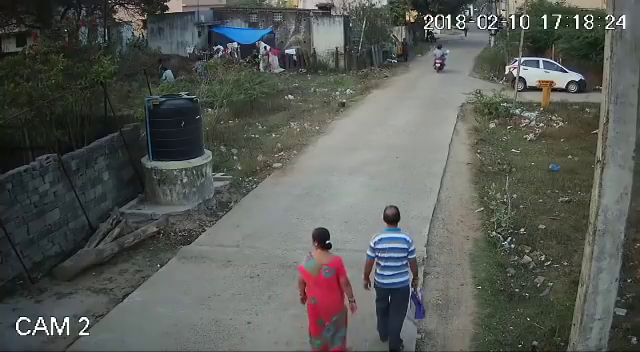
#> input picture frame 22 of Practical tasks day (1-15)/Task-2/thief_robbery.mp4, 640 x 352 px, given in place of highway.mp4, which was not available
$ python frame_differencing.py
#> lines starting #> are read from the running program, lines starting #| are printed output that depends on the picture; after the words box and inside, x2 and y2 are one past the last pixel; in counts of white or black regions, pixels touching at a corner belong together; pictures that were not available may be replaced by others from this repository, and a replacement may not be noted
import cv2

# cap = cv2.VideoCapture(r"./moving_cars.mp4")
cap = cv2.VideoCapture(r"./highway.mp4")
# cap = cv2.VideoCapture(r"./thief_robbery.mp4")

sift = cv2.SIFT_create()

def resize(frame, f = 0.4):
    return cv2.resize(frame, None, None, fx=f, fy=f, interpolation=cv2.INTER_LINEAR)

def getContours(diff):
    contours, _ = cv2.findContours(diff, cv2.RETR_EXTERNAL, cv2.CHAIN_APPROX_SIMPLE)
    return contours

def getBoundingRect(img_area, contours):
    bounding_rects = []
    for cnt in contours:
        peri = cv2.arcLength(cnt, True)
        approx = cv2.approxPolyDP(cnt, 0.2 * peri, True)

        x, y, w, h = cv2.boundingRect(approx)
        if cv2.contourArea(cnt) >= img_area/150:
            bounding_rects.append((x,y,w,h))

    return bounding_rects

def drawBoundingRects(img, rects):
    image = img.copy()
    for rect in rects:
        x,y,w,h = rect
        cv2.rectangle(image, (x, y), (x+w, y+h), (0,255,0), 2)

    return image

ret, prev = cap.read()
#> prev is the input picture: shape (352, 640, 3); mean B, G, R 85.9, 90.5, 87.5
prev = resize(prev)
#> in resize, `return cv2.resize(frame, None, None, fx=f, fy=f, interpolation=cv2.INT..`:
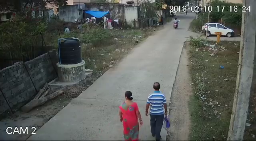
#> returned value: shape (141, 256, 3); mean of channels 0, 1, 2 85.9, 90.5, 87.4; drawn as B, G, R
frameM1 = prev
prev_gray = cv2.cvtColor(prev, cv2.COLOR_BGR2GRAY)
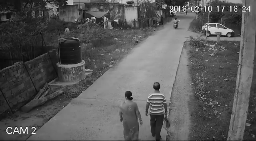
#> prev_gray: shape (141, 256); min 7, max 254, mean 89.1

while True:
    ret, currs = cap.read()
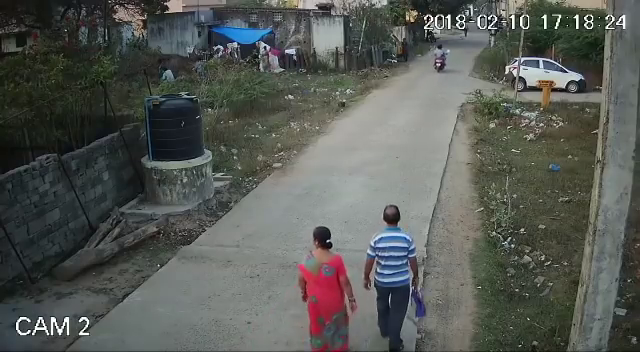
#> input picture frame 23 of Practical tasks day (1-15)/Task-2/thief_robbery.mp4, 640 x 352 px, given in place of highway.mp4, which was not available
#> currs is the input picture: shape (352, 640, 3); mean B, G, R 85.9, 90.5, 87.5
    if not ret:
        break

    currs = resize(currs)
    curr = currs.copy()
    h, w = curr.shape[:2]
#> h = 141; w = 256

    curr_gray = cv2.cvtColor(curr, cv2.COLOR_BGR2GRAY)

    diff = cv2.absdiff(curr_gray, prev_gray)
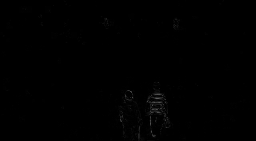
#> diff: shape (141, 256); min 0, max 92, mean 0.6

    _, motion = cv2.threshold(diff, 5, 255, cv2.THRESH_BINARY)
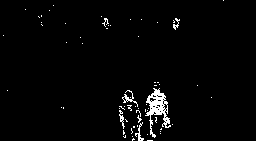
#> motion: shape (141, 256); 2.3% white in thin lines or dots, all inside (x1, y1, x2, y2) = (3, 0, 224, 141)

    motion = cv2.medianBlur(motion, 5)
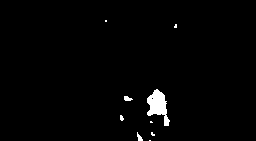
#> motion: shape (141, 256); 1.5% white; 9 white regions (6 under 20 px)

    contours = getContours(motion)
#> in getContours, `contours, _ = cv2.findContours(diff, cv2.RETR_EXTERNAL, cv2.CHAIN_APPR..`: contours = 9 contours, 7 with area under 20; largest, box (x1, y1, x2, y2) and area: (147, 89, 170, 126) 396, (124, 96, 133, 101) 22

    bounding_rects = getBoundingRect(h*w,contours)
#> the loop in getBoundingRect, `for cnt in contours:` made 9 passes
#> (peri, approx, x, y, w, h) on passes 1, 2, 3, 5, 6, 7, 8: (2, [[149, 140], [150, 140]], 149, 140, 2, 1), (10.83, [[151, 132], [154, 135]], 151, 132, 4, 4), (22.49, [[137, 132], [142, 140]], 137, 132, 6, 9), (13.66, [[120, 115], [122, 120]], 120, 115, 3, 6), (21.07, [[124, 96], [132, 99]], 124, 96, 9, 4), (113.7, [[156, 89], [168, 125]], 156, 89, 13, 37), (9.41, [[176, 24], [174, 27]], 174, 24, 3, 4)
#> (cnt, peri, approx, x, y, w, h) on passes 4, 9: ([[150, 121], [150, 122], [152, 122], [151, 121]], 5.41, [[150, 121], [152, 122]], 150, 121, 3, 2), ([[105, 20], [105, 21], [106, 21], [106, 20]], 4, [[105, 20], [106, 21]], 105, 20, 2, 2)
#> after the loop in getBoundingRect, `for cnt in contours:`: bounding_rects = [(156, 89, 13, 37)]
#> bounding_rects = [(156, 89, 13, 37)]
    rect_image = drawBoundingRects(curr, bounding_rects)
#> the loop in drawBoundingRects, `for rect in rects:` made 1 pass
#> after the loop in drawBoundingRects, `for rect in rects:`:
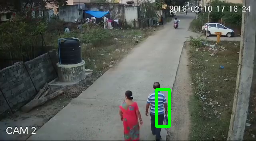
#> image: shape (141, 256, 3); mean B, G, R 85, 91.8, 86.7

    cv2.imshow("Original", currs)
    cv2.imshow("Motion", motion)
    cv2.imshow("Gray", curr_gray)
    cv2.imshow("Bounding rects", rect_image)

    prev_gray = curr_gray
    prev = curr

    if cv2.waitKey(25) & 0xFF == 27:
#> (key Esc is pressed here)
        break

cap.release()
cv2.destroyAllWindows()

$ run again, starting later in the video
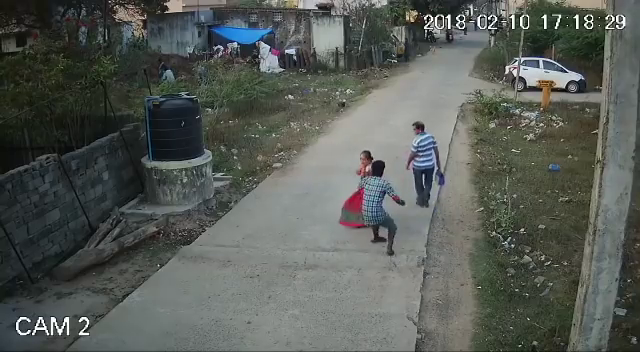
#> input picture frame 101 of Practical tasks day (1-15)/Task-2/thief_robbery.mp4, 640 x 352 px, given in place of highway.mp4, which was not available
#> prev is the input picture: shape (352, 640, 3); mean B, G, R 86.9, 92, 87.5
#> `motion = cv2.medianBlur(motion, 5)`:
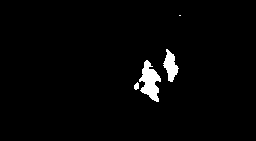
#> motion: shape (141, 256); 2.3% white; 4 white regions (1 under 20 px)
#> in getContours, `contours, _ = cv2.findContours(diff, cv2.RETR_EXTERNAL, cv2.CHAIN_APPR..`: contours = 4 contours, 1 with area under 20; largest, box (x1, y1, x2, y2) and area: (139, 60, 161, 102) 448, (163, 49, 179, 82) 246, (134, 82, 139, 90) 21
#> the loop in getBoundingRect, `for cnt in contours:` made 4 passes
#> (peri, approx, x, y, w, h) on passes 1 to 4: (18.49, [[137, 82], [135, 89]], 135, 82, 3, 8), (131.3, [[146, 60], [158, 101]], 146, 60, 13, 42), (83.6, [[166, 49], [172, 81]], 166, 49, 7, 33), (2, [[179, 15], [180, 15]], 179, 15, 2, 1)
#> after the loop in getBoundingRect, `for cnt in contours:`: bounding_rects = [(146, 60, 13, 42), (166, 49, 7, 33)]
#> the loop in drawBoundingRects, `for rect in rects:` made 2 passes
#> after the loop in drawBoundingRects, `for rect in rects:`:
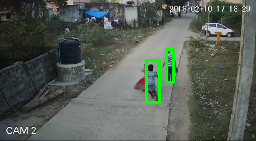
#> image: shape (141, 256, 3); mean B, G, R 84.9, 94.1, 85.5

$ run again, starting later in the video
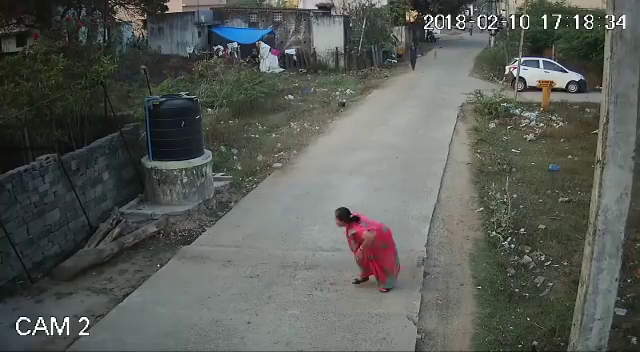
#> input picture frame 180 of Practical tasks day (1-15)/Task-2/thief_robbery.mp4, 640 x 352 px, given in place of highway.mp4, which was not available
#> prev is the input picture: shape (352, 640, 3); mean B, G, R 86.7, 92, 88.3
#> `motion = cv2.medianBlur(motion, 5)`:
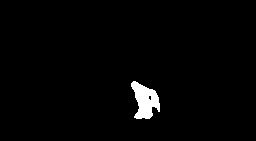
#> motion: shape (141, 256); 1.9% white; 1 white region
#> in getContours, `contours, _ = cv2.findContours(diff, cv2.RETR_EXTERNAL, cv2.CHAIN_APPR..`: contours = 1 contour; box (x1, y1, x2, y2) and area: (131, 81, 160, 119) 620
#> the loop in getBoundingRect, `for cnt in contours:` made 1 pass
#> (peri, approx, x, y, w, h) on pass 1: (130.6, [[133, 81], [149, 118]], 133, 81, 17, 38)
#> after the loop in getBoundingRect, `for cnt in contours:`: bounding_rects = [(133, 81, 17, 38)]
#> the loop in drawBoundingRects, `for rect in rects:` made 1 pass
#> after the loop in drawBoundingRects, `for rect in rects:`:
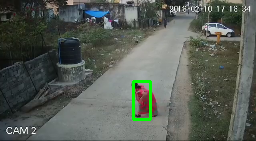
#> image: shape (141, 256, 3); mean B, G, R 85.6, 93.1, 87.1
